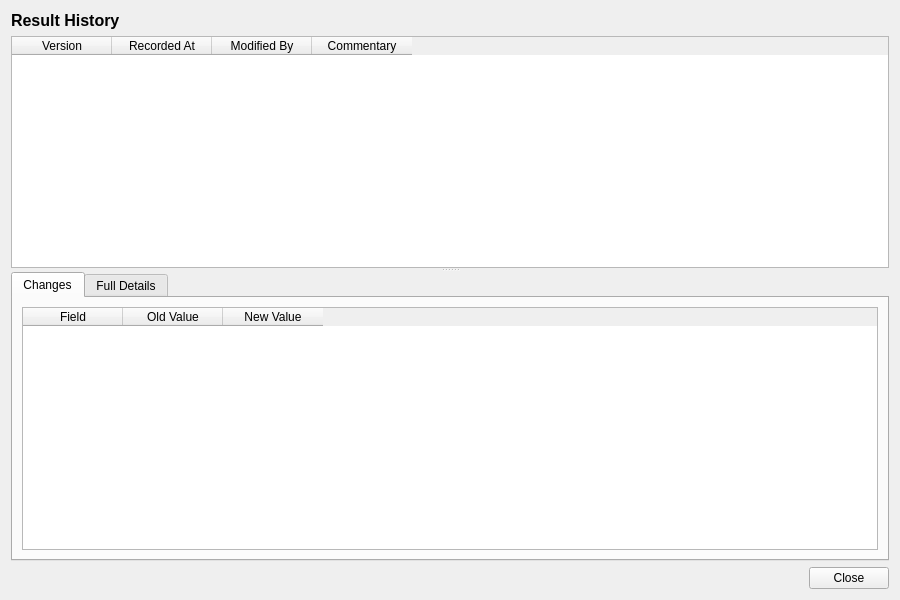
<?xml version="1.0" encoding="UTF-8"?>
<ui version="4.0">
 <class>ResultHistoryDialog</class>
 <widget class="QWidget" name="ResultHistoryDialog">
  <property name="geometry">
   <rect>
    <x>0</x>
    <y>0</y>
    <width>900</width>
    <height>600</height>
   </rect>
  </property>
  <property name="windowTitle">
   <string>Result History</string>
  </property>
  <layout class="QVBoxLayout" name="verticalLayout">
   <item>
    <widget class="QLabel" name="titleLabel">
     <property name="font">
      <font>
       <pointsize>12</pointsize>
       <bold>true</bold>
      </font>
     </property>
     <property name="text">
      <string>Result History</string>
     </property>
    </widget>
   </item>
   <item>
    <widget class="QSplitter" name="splitter">
     <property name="orientation">
      <enum>Qt::Vertical</enum>
     </property>
     <widget class="QTableWidget" name="versionListWidget">
      <property name="minimumHeight">
       <number>150</number>
      </property>
      <property name="maximumHeight">
       <number>250</number>
      </property>
      <property name="alternatingRowColors">
       <bool>true</bool>
      </property>
      <property name="editTriggers">
       <set>QAbstractItemView::NoEditTriggers</set>
      </property>
      <property name="selectionMode">
       <enum>QAbstractItemView::SingleSelection</enum>
      </property>
      <property name="selectionBehavior">
       <enum>QAbstractItemView::SelectRows</enum>
      </property>
      <column>
       <property name="text">
        <string>Version</string>
       </property>
      </column>
      <column>
       <property name="text">
        <string>Recorded At</string>
       </property>
      </column>
      <column>
       <property name="text">
        <string>Modified By</string>
       </property>
      </column>
      <column>
       <property name="text">
        <string>Commentary</string>
       </property>
      </column>
     </widget>
     <widget class="QWidget" name="detailWidget">
      <layout class="QVBoxLayout" name="detailLayout">
       <property name="leftMargin">
        <number>0</number>
       </property>
       <property name="topMargin">
        <number>0</number>
       </property>
       <property name="rightMargin">
        <number>0</number>
       </property>
       <property name="bottomMargin">
        <number>0</number>
       </property>
       <item>
        <widget class="QTabWidget" name="tabWidget">
         <property name="currentIndex">
          <number>0</number>
         </property>
         <widget class="QWidget" name="changesTab">
          <attribute name="title">
           <string>Changes</string>
          </attribute>
          <layout class="QVBoxLayout" name="changesTabLayout">
           <item>
            <widget class="QTableWidget" name="changesTableWidget">
             <property name="editTriggers">
              <set>QAbstractItemView::NoEditTriggers</set>
             </property>
             <property name="alternatingRowColors">
              <bool>true</bool>
             </property>
             <property name="selectionMode">
              <enum>QAbstractItemView::SingleSelection</enum>
             </property>
             <property name="selectionBehavior">
              <enum>QAbstractItemView::SelectRows</enum>
             </property>
             <column>
              <property name="text">
               <string>Field</string>
              </property>
             </column>
             <column>
              <property name="text">
               <string>Old Value</string>
              </property>
             </column>
             <column>
              <property name="text">
               <string>New Value</string>
              </property>
             </column>
            </widget>
           </item>
          </layout>
         </widget>
         <widget class="QWidget" name="fullDetailsTab">
          <attribute name="title">
           <string>Full Details</string>
          </attribute>
          <layout class="QVBoxLayout" name="fullDetailsTabLayout">
           <item>
            <widget class="QScrollArea" name="scrollArea">
             <property name="widgetResizable">
              <bool>true</bool>
             </property>
             <widget class="QWidget" name="scrollAreaWidgetContents">
              <property name="geometry">
               <rect>
                <x>0</x>
                <y>0</y>
                <width>560</width>
                <height>450</height>
               </rect>
              </property>
              <layout class="QFormLayout" name="formLayout">
               <item row="0" column="0">
                <widget class="QLabel" name="modified_byLabel">
                 <property name="text">
                  <string>Modified By:</string>
                 </property>
                </widget>
               </item>
               <item row="0" column="1">
                <widget class="QLabel" name="codeValue">
                 <property name="text">
                  <string/>
                 </property>
                </widget>
               </item>
               <item row="1" column="0">
                <widget class="QLabel" name="nameLabel">
                 <property name="text">
                  <string>Name:</string>
                 </property>
                </widget>
               </item>
               <item row="1" column="1">
                <widget class="QLabel" name="nameValue">
                 <property name="text">
                  <string/>
                 </property>
                </widget>
               </item>
               <item row="2" column="0">
                <widget class="QLabel" name="descriptionLabel">
                 <property name="text">
                  <string>Description:</string>
                 </property>
                </widget>
               </item>
               <item row="2" column="1">
                <widget class="QLabel" name="descriptionValue">
                 <property name="text">
                  <string/>
                 </property>
                 <property name="wordWrap">
                  <bool>true</bool>
                 </property>
                </widget>
               </item>
               <item row="3" column="0">
                <widget class="QLabel" name="versionNumberLabel">
                 <property name="text">
                  <string>Version:</string>
                 </property>
                </widget>
               </item>
               <item row="3" column="1">
                <widget class="QLabel" name="versionNumberValue">
                 <property name="text">
                  <string/>
                 </property>
                </widget>
               </item>
               <item row="4" column="0">
                <widget class="QLabel" name="modifiedByLabel">
                 <property name="text">
                  <string>Modified By:</string>
                 </property>
                </widget>
               </item>
               <item row="4" column="1">
                <widget class="QLabel" name="modifiedByValue">
                 <property name="text">
                  <string/>
                 </property>
                </widget>
               </item>
               <item row="5" column="0">
                <widget class="QLabel" name="recordedAtLabel">
                 <property name="text">
                  <string>Recorded At:</string>
                 </property>
                </widget>
               </item>
               <item row="5" column="1">
                <widget class="QLabel" name="recordedAtValue">
                 <property name="text">
                  <string/>
                 </property>
                </widget>
               </item>
               <item row="6" column="0">
                <widget class="QLabel" name="changeCommentaryLabel">
                 <property name="text">
                  <string>Change Commentary:</string>
                 </property>
                </widget>
               </item>
               <item row="6" column="1">
                <widget class="QLabel" name="changeCommentaryValue">
                 <property name="text">
                  <string/>
                 </property>
                 <property name="wordWrap">
                  <bool>true</bool>
                 </property>
                </widget>
               </item>
              </layout>
             </widget>
            </widget>
           </item>
          </layout>
         </widget>
        </widget>
       </item>
      </layout>
     </widget>
    </widget>
   </item>
   <item>
    <layout class="QHBoxLayout" name="buttonLayout">
     <item>
      <spacer name="horizontalSpacer">
       <property name="orientation">
        <enum>Qt::Horizontal</enum>
       </property>
       <property name="sizeHint" stdset="0">
        <size><width>40</width><height>20</height></size>
       </property>
      </spacer>
     </item>
     <item>
      <widget class="QPushButton" name="closeButton">
       <property name="text">
        <string>Close</string>
       </property>
      </widget>
     </item>
    </layout>
   </item>
  </layout>
 </widget>
 <resources/>
 <connections/>
</ui>
